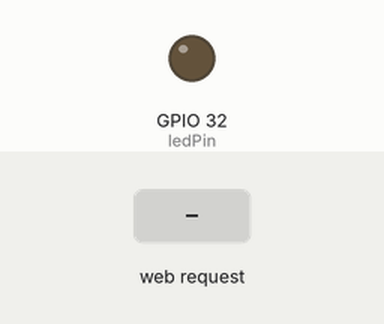
Simulated run of this sketch. Board: ESP32. Shown: output pins drawn as LEDs (lit = HIGH). The inputs (shaded band) are chosen by the test bench. WiFi joins after 1.5 s; servers stay silent unless stated; what the sketch prints to the serial monitor is not drawn.

Above: at 2.7 s.
2.8 s: HTTP request GET /LED=ON received
At 3.6 s:
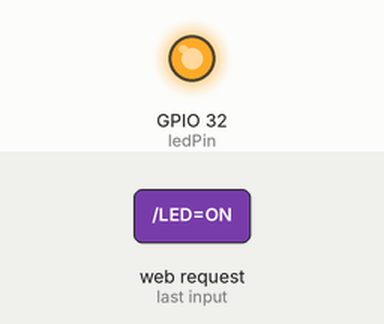
4.3 s: HTTP request GET /LED=OFF received
At 4.7 s:
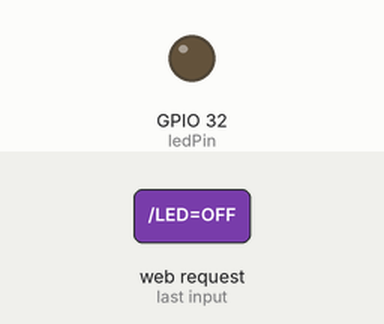
Timing chart, 0 to 7.3 s (numbered marks = the images above; inputs shaded):
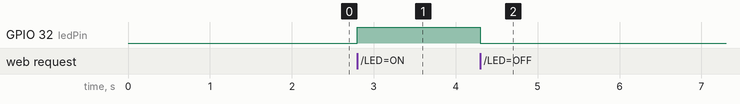

The sketch:

LED_Wifi.ino
```cpp
#include <WiFi.h>

// 🔹 Cambia estos datos por los de tu red WiFi
// const char* ssid     = "FLORESTOTALPLAY_2.4Gnormal";
// const char* password = "Christian13";

const char* ssid     = "BUAP_Trabajadores";
const char* password = "BuaPW0rk.2017";

// FLORESTOTALPLAY_2.4Gnormal Christian13


WiFiServer server(80);

// Pin del LED
const int ledPin = 32;
String estadoLED = "APAGADO";

void setup() {
  Serial.begin(115200);

  pinMode(ledPin, OUTPUT);
  digitalWrite(ledPin, LOW);

  // Conexión WiFi
  Serial.println("Conectando a WiFi...");
  WiFi.begin(ssid, password);
  while (WiFi.status() != WL_CONNECTED) {
    delay(500);
    Serial.print(".");
  }

  Serial.println("");
  Serial.println("Conectado a WiFi!");
  Serial.print("IP de la ESP32: ");
  Serial.println(WiFi.localIP());

  server.begin();
}

void loop() {
  WiFiClient client = server.available();
  if (!client) {
    return;
  }

  while(!client.available()) {
    delay(1);
  }

  String request = client.readStringUntil('\r');
  Serial.println(request);
  client.flush();

  // Control del LED
  if (request.indexOf("/LED=ON") != -1)  {
    digitalWrite(ledPin, HIGH);
    estadoLED = "ENCENDIDO";
  }
  if (request.indexOf("/LED=OFF") != -1)  {
    digitalWrite(ledPin, LOW);
    estadoLED = "APAGADO";
  }

  // Página web con estilo bonito
  String html = "<!DOCTYPE html><html>";
  html += "<head><meta charset='UTF-8'><title>Control LED ESP32</title>";
  html += "<style>";
  html += "body { background: linear-gradient(135deg, #74ebd5, #9face6); font-family: Arial, sans-serif; text-align: center; color: #333; }";
  html += "h1 { margin-top: 40px; font-size: 36px; color: #222; }";
  html += "p { font-size: 22px; margin: 20px; }";
  html += ".btn { display: inline-block; padding: 20px 40px; margin: 20px; font-size: 20px; font-weight: bold; color: white; border: none; border-radius: 15px; cursor: pointer; transition: 0.3s; }";
  html += ".on { background-color: #28a745; }";
  html += ".off { background-color: #dc3545; }";
  html += ".btn:hover { transform: scale(1.1); opacity: 0.85; }";
  html += ".estado { font-size: 26px; font-weight: bold; margin-top: 30px; }";
  html += "</style></head>";
  html += "<body>";
  html += "<h1>💡 Control del LED con ESP32</h1>";
  html += "<p class='estado'>Estado del LED: <strong>" + estadoLED + "</strong></p>";
  html += "<a href='/LED=ON'><button class='btn on'>ENCENDER</button></a>";
  html += "<a href='/LED=OFF'><button class='btn off'>APAGAR</button></a>";
  html += "</body></html>";

  client.print("HTTP/1.1 200 OK\r\nContent-Type: text/html\r\n\r\n");
  client.print(html);
  delay(1);
}
```

Measured:
- after the input at 2.8 s, GPIO 32 (ledPin): LOW → HIGH at once
- after the input at 4.3 s, GPIO 32 (ledPin): HIGH → LOW at once
